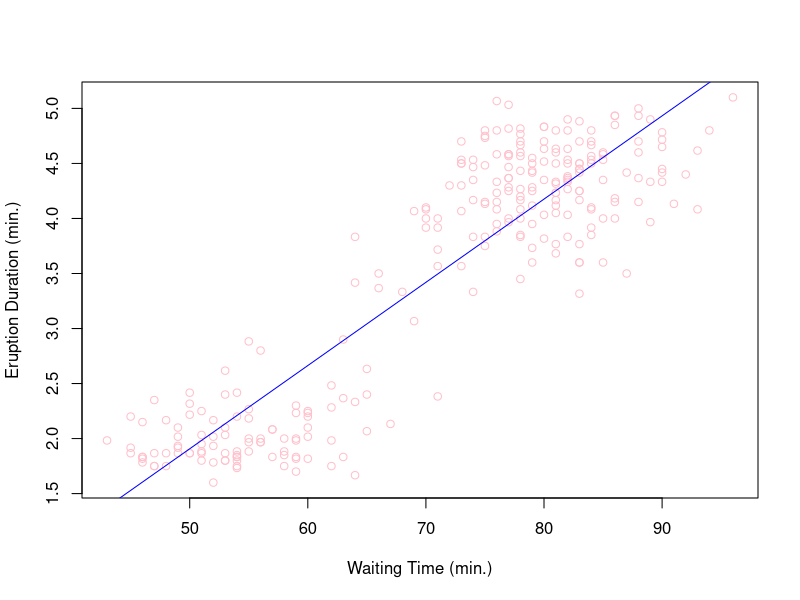

Write R code to recreate this figure.
lmErupt = lm(faithful$eruptions ~ faithful$waiting, data = faithful)
summary(lmErupt)$r.squared

plot(faithful$waiting, faithful$eruptions, xlab = "Waiting Time (min.)", ylab = "Eruption Duration (min.)", col = "pink")
abline(lmErupt, col = "blue")
